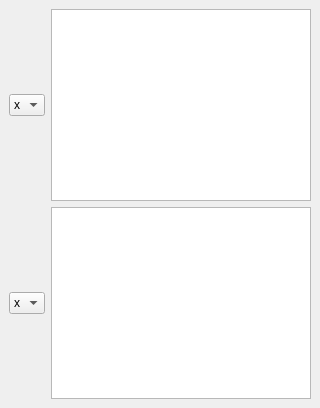
  <widget class="QDockWidget" name="dockWidget">
   <property name="minimumSize">
    <size>
     <width>320</width>
     <height>91</height>
    </size>
   </property>
   <attribute name="dockWidgetArea">
    <number>1</number>
   </attribute>
   <widget class="QWidget" name="dockWidgetContents">
    <layout class="QGridLayout" name="gridLayout">
     <item row="0" column="0">
      <widget class="QComboBox" name="comboBox_5">
       <property name="cursor">
        <cursorShape>PointingHandCursor</cursorShape>
       </property>
       <item>
        <property name="text">
         <string>x</string>
        </property>
       </item>
       <item>
        <property name="text">
         <string>y</string>
        </property>
       </item>
       <item>
        <property name="text">
         <string>z</string>
        </property>
       </item>
      </widget>
     </item>
     <item row="0" column="1">
      <widget class="QTextEdit" name="textEdit">
       <property name="sizePolicy">
        <sizepolicy hsizetype="Expanding" vsizetype="Fixed">
         <horstretch>0</horstretch>
         <verstretch>0</verstretch>
        </sizepolicy>
       </property>
       <property name="minimumSize">
        <size>
         <width>0</width>
         <height>20</height>
        </size>
       </property>
      </widget>
     </item>
     <item row="1" column="0">
      <widget class="QComboBox" name="comboBox_6">
       <property name="cursor">
        <cursorShape>PointingHandCursor</cursorShape>
       </property>
       <item>
        <property name="text">
         <string>x</string>
        </property>
       </item>
       <item>
        <property name="text">
         <string>y</string>
        </property>
       </item>
       <item>
        <property name="text">
         <string>z</string>
        </property>
       </item>
      </widget>
     </item>
     <item row="1" column="1">
      <widget class="QTextEdit" name="textEdit_2">
       <property name="sizePolicy">
        <sizepolicy hsizetype="Expanding" vsizetype="Fixed">
         <horstretch>0</horstretch>
         <verstretch>0</verstretch>
        </sizepolicy>
       </property>
       <property name="minimumSize">
        <size>
         <width>0</width>
         <height>20</height>
        </size>
       </property>
      </widget>
     </item>
    </layout>
   </widget>
  </widget>
